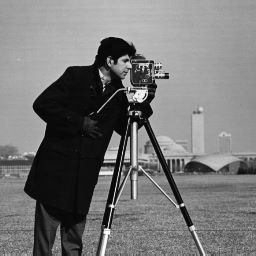
#> input picture cameraman.jpg, 256 x 256 px
$ jupyter execute --allow-errors CHW1.ipynb   (shell and % lines are left out)
#> lines starting #> are read from the running program, lines starting #| are printed output that depends on the picture
<h1 align="center">Mathematical Methods In Engineering - 25872</h1>
<h4 align="center">Dr. Amiri</h4>
<h4 align="center">Sharif University of Technology, Fall 2023</h4>
<h4 align="center">Python Assignment 1</h4>
<h4 align="center">feel free to ask your questions via telegram,

questions 1,4 : @BeNameBalasari and questions 2,3,5 : @maahmoradi

You should write your code in the <font color='green'>Code Cell</font> and then run the <font color='green'>Evaluation Cell</font> to check the output of your code.<br>
<font color='red'>**Please do not edit the existing codes.**</font>

## Hesam Hosseini
#### 4000101034

## 1. Introduction to matrices
In this question, we want to get familiar with performing simple matrix operations and obtaining special features of matrices in Python <br>
#### 1-1-  Vector P-Norm
 Let $p\geq 1$  be  a real   number . The  p-norm ( also called
$\ell ^{p}$-norm) of  vector
${\displaystyle \mathbf {x} =(x_{1},\ldots ,x_{n})}$  is :
${\displaystyle \|\mathbf {x} \|_{p}:=\left(\sum _{i=1}^{n}\left|x_{i}\right|^{p}\right)^{1/p}}$ and
${\displaystyle \|\mathbf {x} \|_{\infty}:=max(|x_1| , |x_2| , \cdots ,|x_n|)}$
> Write a function that takes a vector and p as input and gives p-norm as output then use it to calculate the norm-3 of the  following vector ( if the p is np.inf the function should give the infinity norm of the matrix ) :
$$
x = \left(\begin{array}{cc}
-3.0\\ 1.0 \\2.0
\end{array}\right)
$$
> then use np.linalg.norm to check your answer

[cell 1]
# import required packages
import numpy as np

[cell 2]
# Code cell
def pnorm(x, p):

        # write your code here
    if p == np.inf:
        return np.max(np.abs(x))
    else:
        return np.power(np.sum(np.power(np.abs(x), p)), 1/p)


x = np.array([-3.0, 1.0, 2.0])
print(x)
norm_3 = pnorm(x, 3)
print(f'norm 3 with pnorm function: {norm_3}')
norm_3_check = np.linalg.norm(x, ord=3)
print(f'norm 3 with np.linalg.norm function: {norm_3_check}')
print(f'norm inf with pnorm function: {pnorm(x, np.inf)}')

#### 1-2- Matrix Norm
 The
 operator  norm of matrix $ \mathbf{A}  $ is :
${\displaystyle \|\mathbf {A} \|:=\max\limits_{x\neq 0}\left(\frac{||Ax||}{||x||}\right)}$

and  The Frobenius  norm  is defined  so
that   for  every  square  matrix $ \mathbf{A} $ : ${\displaystyle \|\mathbf {A} \|_F:=\left(\sum_{i,j=1}^{n}(|a_{ij}|^2)\right)^\frac{1}{2}}$

> Write a function that takes a Matrix  as input and gives frobenius norm as output then use it to calculate the norm of the  following Matrix :
$$
A = \begin{bmatrix}
    7 & 5 & 1\\
    1 & 7 & 1\\
    5 & 5 & 7
\end{bmatrix}
$$
> then use np.linalg.norm to check your answer and use it to calculate the operator norm of A

[cell 3]
# Code cell
def fnorm(A):

        # write your code here
    return np.sqrt(np.sum(np.square(A)))

A = np.array([[7, 5, 1], [1, 7, 1], [5, 5, 7]])
print(A)
frobenius_norm_A = fnorm(A)
print(f'Frobenius norm with fnorm function: {frobenius_norm_A}')
frobenius_norm_A_check = np.linalg.norm(A, 'fro')
print(f'Frobenius norm with np.linalg.norm function: {frobenius_norm_A_check}')
operator_norm_A = np.linalg.norm(A, ord=np.inf)
print(f'operator norm with np.linalg.norm function: {operator_norm_A}')

#### 1-3- Matrix Determinant And Matrix inverse
Laplace expansion expresses the determinant of a matrix
A recursively in terms of determinants of smaller matrices, known as its minors. The minor
, $M_{i,j}$ is defined to be the determinant of the
${\displaystyle (n-1)\times (n-1)}$ matrix that results from
A by removing the
i-th row and the
j-th column. The expression
${\displaystyle (-1)^{i+j}M_{i,j}}$  is known as a cofactor. For every
i, one has the equality :
$$
det(\mathbf{A})=\sum_{j=1}^n\left((-1)^{i+j}a_{ij}M_{ij}\right)
$$
> Write a function that takes a Matrix  as input and gives Determinant as output then use it to calculate the Determinant of the  following Matrix :
$$
A = \begin{bmatrix}
    7 & 5 & 1\\
    1 & 7 & 1\\
    5 & 5 & 7
\end{bmatrix}
$$
> then use np.linalg.det to check your answer

[cell 4]
# Code cell
def det(A):
        # write your code here
    n = len(A)
    if n == 1:
        return A[0][0]
    elif n == 2:
        return A[0][0]*A[1][1] - A[0][1]*A[1][0]
    else:
        determinant = 0
        for j in range(n):
            minor = np.delete(np.delete(A, 0, axis=0), j, axis=1)
            determinant += (-1)**j * A[0][j] * det(minor)
        return determinant
A = np.array([[7, 5, 1], [1, 7, 1], [5, 5, 7]])
print(A)
det_A = det(A)
print(f'determinant with det function: {det_A}')
det_A_np = np.linalg.det(A)
print(f'determinant with np.linalg.det function: {det_A_np}')

The inverse of a Matrix is defined as :
$$
\mathbf{A}^{-1}=\frac{adj(A)}{det(A)}
$$
The adjugate of $\mathbf{A} \ adj(\mathbf{A})$ is the transpose of $\mathbf{C}$, that is, the n × n matrix whose (i, j) entry is the (j, i) cofactor of A,
$$
adj(\mathbf{A})=\mathbf{C}^T=\left((-1)^{i+j}M_{ji}\right)_{1 \leq i,j \leq n}
$$
> Write a function that takes a Matrix  as input and gives inverse of Matrix as output then use it to calculate the inverse of the  following Matrix :
$$
A = \begin{bmatrix}
    7 & 5 & 1\\
    1 & 7 & 1\\
    5 & 5 & 7
\end{bmatrix}
$$
> then use np.linalg.inv to check your answer

[cell 5]
# Code cell
def inv(A):

        # write your code here

    n = A.shape[0]
    adj = np.zeros((n, n))
    for i in range(n):
        for j in range(n):
            minor = np.delete(np.delete(A, i, axis=0), j, axis=1)
            adj[j, i] = (-1)**(i+j) * det(minor)
    det_ = det(A)
    if det_ == 0:
        raise ValueError("Matrix is not invertible")
    return adj / det_

[cell 6]
A = np.array([[7, 5, 1], [1, 7, 1], [5, 5, 7]])
print(A)
A_inv = inv(A)
print(f'inverse with inv function:\n {A_inv}')
A_inv_np = np.linalg.inv(A)
print(f'inverse with np.linalg.inv function:\n {A_inv_np}')

## 2. Gauss-Jordan elimination
#### 2-1-  Implementation
The Gauss-Jordan Elimination method is an algorithm to solve a linear system of equations. This method solves the system by representing it as an augmented matrix, reducing it using row operations, and expressing the system in reduced row-echelon form to find the values of the variables. \
The function gauss_jordan_elimination takes two arguments: the matrix A representing the coefficients of the equations, and the vector b representing the constants on the right-hand side of the equations. It sets flag to 1 and returns the solution vector x if exists, else sets flag to 0 in case of 'No Solution' or 'Infinite Solutions' and prints the corresponding case.

Here's an example of a system of equations $\textbf{Ax = b}$

the inputs of the function :

$$
A = \begin{bmatrix}
    2  & 1  & 5 \\
    4  & 4  & -4 \\
    1 & 3 & 1
\end{bmatrix}
$$

$$
b = \begin{bmatrix}
    8  \\
    4  \\
    5
\end{bmatrix}
$$

the corresponding output :

$$
x = \begin{bmatrix}
    1  \\
    1  \\
    1
\end{bmatrix}
$$

[cell 7]
# import required packages
import numpy as np
import time

[cell 8]
# Code cell
import math
def gauss_jordan_elimination(A, b):
    A = A.astype('float64')
    b = b.astype('float64')
    AB = np.concatenate((A, b.reshape(-1, 1)), axis=1)
    # write your code here
    num_rows, num_cols = AB.shape

    for i in range(num_rows):

        max_row = i
        for j in range(i+1, num_rows):
            if abs(AB[j,i]) > abs(AB[max_row,i]):
                max_row = j

        AB[[i,max_row]] = AB[[max_row,i]]
        # print(AB)
        # print()

        pivot = AB[i,i]
        # print(pivot)
        if math.isclose(pivot,0,abs_tol = 1.0e-10):
            return "No Solution" ,0
        AB[i] = AB[i] / pivot
        # print(AB)
        # print()
        for j in range(num_rows):
            if j != i:
                factor = AB[j,i]
                AB[j] = AB[j] - factor * AB[i]
        # print(AB)
        # print('finished')


    x = AB[:,-1]


    if np.any(np.isnan(x)):
        return "Infinite Solutions",0,

    return x,1

[cell 9]
A = np.array([[2, 1, 5], [4, 4, -4], [1, 3, 1]])
b = np.array([8, 4, 5])

x ,flag= gauss_jordan_elimination(A, b)

if flag == 1:
    print("The solution is:", x)
else:
    print("The system has", x)

[cell 10]
# Evaluation Cell
n = 10
A = np.zeros((10,10),dtype=float)
b = np.random.randint(100, size=(10))
while np.linalg.matrix_rank(A) != n:
  A = np.random.randint(0,100,(n, n))
s = time.time()
elapsed = time.time() - s
x, flag = gauss_jordan_elimination(A,b)
assert flag == 1, "flag's not set correctly"
assert np.linalg.norm(A @ x - b) < 1e-7, "Ax = b is not satisfied"
print(f'status: successful, time elapsed: {np.round(elapsed, 5)} seconds')

b = np.random.randint(100, size=(10))
A = np.random.randint(0, 100, (n, n))
U, S, V = np.linalg.svd(A)
r = 9
S[r:] = 0
A = U.dot(np.diag(S)).dot(V)
b = np.random.randint(100, size=(10))
s = time.time()
elapsed = time.time() - s
x, flag = gauss_jordan_elimination(A,b)
assert flag == 0, "flag's not set correctly"
print(f'status: successful, time elapsed: {np.round(elapsed, 5)} seconds')

## 3. Statistics on random matrices

On average, a random matrix is invertible. But what if the random matrix has entries that are either 0 or 1 with equal probability? What is the probability that a 5 by 5 matrix whose entries are all zeros or ones is singular? And what is the average number of pivot columns? That is what you will find out in this exercise.

Create random integer matrices whose entries are either 0 or 1. To find the number of pivot columns of a matrix A, complete the function getrank below.

[cell 11]
# Code cell
def getrank(A):
    # write your code here
    num_rows, num_cols = A.shape
    A = A.astype('float64')
    rank=0
    for j in range(num_cols):
        pivot=0
        pivot_row=0
        find_pivot=False
        for i in range(rank,num_rows) :
            if abs(A[i,j]) > 1e-7 :
                pivot=A[i,j]
                pivot_row=i
                find_pivot=True
                rank += 1
                break
        if find_pivot:
            for i in range(pivot_row+1,num_rows):
                A[i,:]=A[i,:]+(-A[i,j]/((pivot)))*A[pivot_row,:]
            A[[pivot_row,rank-1]] = A[[rank-1,pivot_row]]
    return rank

[cell 12]
# Code cell
num = 100000;  # Number of random trials
n = 5  # Size of matrix


# (avg number of pivots, probability of being singular)
# in the format [a.b,c.d] where you rounded the answer to one decimal place.

# write your code here

def avg_pivots_prob_singular(num,n):
#> called with num = 100000, n = 5
    pivots = []
    singular = 0
    for i in range(num):
        A = np.random.randint(2, size=(n,n))
        rank = getrank(A)
        assert rank ==  np.linalg.matrix_rank(A)
        pivots.append(rank)
        if rank < n:
            singular += 1

    avg_pivots = round(np.mean(pivots), 1)
    prob_singular = round(singular/num, 1)

    return (avg_pivots, prob_singular)
avg_pivots_prob_singular(num,n)

We've looked at random matrices whose entries are 0 or 1. But how does size effect the rank and the probability of being singular? Repeat the previous exercise for 10 by 10 matrices with entries that are 0 or 1.

[cell 13]
# Code cell

num = 100000;  # Number of random trials
n = 10  # Size of matrix


# (avg number of pivots, probability of being singular)
# in the format [a.b,c.d] where you rounded the answer to one decimal place.

# write your code here
avg_pivots_prob_singular(num,n)

Explore and plot the probability of singularity and the average number of pivots for different sizes of random matrices. Can you determine how this probability depends on the size of the matrix? You might try to find the probability of a 10 by 10 random matrix with entries 0 or 1 has rank 10, 9, 8, 7 etc. You can check your probabilities against the expected value to see if your probabilities match your observations. You might try to connect these probabilities with determinant formulas to see if you can predict the numbers from other formulas and prove a relationship. Happy explorations!

 guess what happens as $n \rightarrow \infty $

, but only run up to 80

[cell 14]
# Code cell
import matplotlib.pyplot as plt

nvalues = [5,10,20,40,80]
num = 500
avg_pivots = []
prob_singular = []
for n in nvalues :

    # write your code here
    av_sing = avg_pivots_prob_singular(num,n)
    avg_pivots.append(av_sing[0])
    prob_singular.append(av_sing[1])
_ ,axes = plt.subplots(1, 2,figsize=(15,5))
axes[0].plot(nvalues, avg_pivots, marker='*')
# axes[0].legend()
axes[0].set_title("Average Number of Pivots")
axes[0].set_xlabel('matrix size')
axes[0].set_ylabel('avg_pivots')

axes[1].plot(nvalues, prob_singular, marker='*')
axes[1].set_title("Probability of Singularity")
# axes[0].legend()
axes[1].set_xlabel('matrix size')
axes[1].set_ylabel('probibilty')
plt.show()
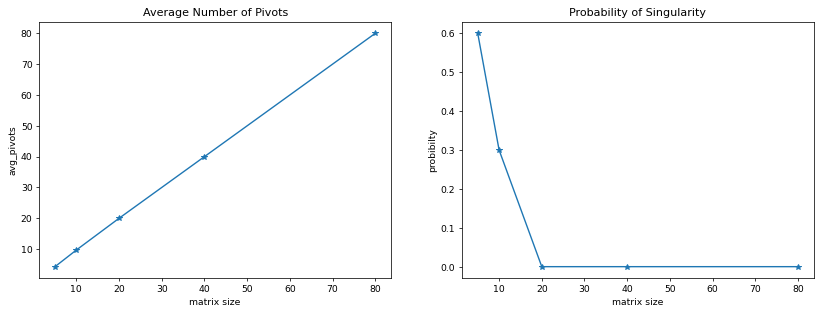
#> figure drawn by matplotlib, 2 panels

as you can se p goes to zero and number of pivots acts like y=x as n goes to $\infty$

## 4. Application of Cholesky decomposition
#### 4-1-  Cholesky decomposition
In linear algebra, LU decomposition factors a matrix ($\textbf{A} :n \times n$) as the product of a lower triangular matrix ($\textbf{L} :n \times n$) and an upper triangular matrix ($\textbf{U} :n \times n$). The product sometimes includes a permutation matrix ($\textbf{P} :n \times n$) as well.
$$ \textbf{PA} = \textbf{LU} $$
We know that the elements on the main diagonal of the $\textbf{U}$ are the pivots. So $\textbf{U}$ can be decomposed into a diagonal matrix ($\textbf{D} :n \times n$) with elements whose pivots are on the main diagonal and a normalized $\textbf{U}$ matrix.
$$ \textbf{PA} = \textbf{LDU}  $$
if the A is symmetric then we have the Cholesky decomposition :
$$
\mathbf{A}^T=\mathbf{A} \longrightarrow \mathbf{A} =LD^\frac{1}{2}D^\frac{1}{2} L^T= (LD^\frac{1}{2})(LD^\frac{1}{2})^T=L'{L'} ^T
$$
There are various methods for calculating the Cholesky decomposition one of them is $\bold{Cholesky–Banachiewicz}$ algorithm :
$$
A=LL^T=\begin{bmatrix}
    L_{11}& 0 & 0\\
    L_{21} & L_{22} & 0\\
    L_{31}  & L_{32}  & L_{33}
\end{bmatrix}\begin{bmatrix}
    L_{11}  & L_{21}  & L_{31} \\
    0  & L_{22}  & L_{32} \\
    0 & 0 & L_{33}
\end{bmatrix}=\begin{bmatrix}
    L_{11}^2  &   & (symmetric) \\
    L_{21}L_{11}  & L_{21}^2+L_{22}^2  &  \\
    L_{31}L_{11}& L_{31}L_{21}+L_{32}L_{22}& L_{33}^2+L_{32}^2+L_{31}^2
\end{bmatrix}
$$

and therefore the following formulas for the entries of L:

$$
L_{jj}=\sqrt{A_{jj}-\sum_{k=1}^{j-1}L_{jk}^2} \\
\\
L_{i,j}=\frac{\left(A_{ij}-\sum_{k=1}^{j-1}L_{jk}L_{ik}\right)}{L_{jj}} \  \ for \ \ i>j
$$

> Use this algorithm to write a function that takes a matrix and gives its cholesky decomposition. also print the output for the following matrix :
$$
\mathbf{C}=
\begin{bmatrix}
    1 & 0.7 \\
    0.7 & 1
\end{bmatrix}
$$

> then use np.linalg.cholesky to check your answer

[cell 15]
# Code cell
def Cholesky(A):
    # write your code here
    n = A.shape[0]
    L = np.zeros((n, n))
    for j in range(n):
        L[j, j] = np.sqrt(A[j, j] - np.sum(L[j, :j] ** 2))
        for i in range(j + 1, n):
            L[i, j] = (A[i, j] - np.sum(L[j, :j] * L[i, :j])) / L[j, j]
    return L

[cell 16]
C = np.array([[1, 0.7], [0.7, 1]])
L = Cholesky(C)
print("Cholesky decomposition of C using Cholesky function:")
print(L @ L.T)
L_np = np.linalg.cholesky(C)
print("Cholesky decomposition of C using np.linalg.cholesky:")
print(L_np @ L_np.T)

#### 4-2-  Using Cholesky to generate correlated random numbers

The co-variance Matrix of any random vector Y
 is given as $\mathbf{E}(YY^T)$
, where Y
 is a random column vector of size n×1
. Now take a random vector, X
, consisting of uncorrelated random variables with each random variable, $X_i$
, having zero mean and unit variance 1
. Since $X_i$
's are uncorrelated random variables with zero mean and unit variance, we have $\mathbf{E}(X_i X_j^T)=δ_{ij}$
. Hence,
$$
\mathbf{E}(XX^T)=I
$$
To generate a random vector with a given covariance matrix $\mathbf{C}$
, look at the Cholesky decomposition of $C$
 i.e. $\mathbf{C}=LL^T$

Now look at the random vector $Z=LX$ :
$$
\mathbf{E}(ZZ^T)=\mathbf{E}\left((LX)(LX)^T\right)=L\mathbf{E}(XX^T)L^T =LL^T=\mathbf{C}
$$
Hence, the random vector $\mathbf{Z}$
 has the desired co-variance matrix, $\mathbf{C}$

 >Make the covarience matirx of $C$
  $$
\mathbf{C}=
\begin{bmatrix}
    1 & 0.7 \\
    0.7 & 1
\end{bmatrix}
$$

 >Then we need another matrix with the desired standard deviation in the diagonal  $\Tau$
 $$
\mathbf{\Tau}=
\begin{bmatrix}
    1 & 0 \\
    0 & 2
\end{bmatrix}
$$
>Then find the cholesky decomposition of $C$

[cell 17]
# Code cell
C = np.array([[1, 0.7], [0.7, 1]])
L = Cholesky(C)
Tau = np.array([[1, 0], [0, 2]])

>Now  generate values for 2 independent random variables and put them in  2*1000 matrix $X$ (1000 samples)

you can use np.random.normal ( generates iid random variables each time )

[cell 18]
# Code cell
X = np.random.normal(size=(2, 1000))

>then calculate $\mathbf{Z}=\Tau L X$ and then plot Z[1] in base of Z[0] and X[1] in base of X[0]

[cell 19]
# Z = np.dot(np.dot(Tau, L), X)
Z = Tau@L@X

_ ,axes = plt.subplots(1, 2,figsize=(15,5))
axes[0].scatter(Z[0], Z[1])
axes[0].set_xlabel('Z[0]')
axes[0].set_ylabel('Z[1]')
axes[0].set_title('Correlated Random Variables')


axes[1].scatter(X[0], X[1])
axes[1].set_xlabel('X[0]')
axes[1].set_ylabel('X[1]')
axes[1].set_title('Uncorrelated Random Variables')

plt.show()
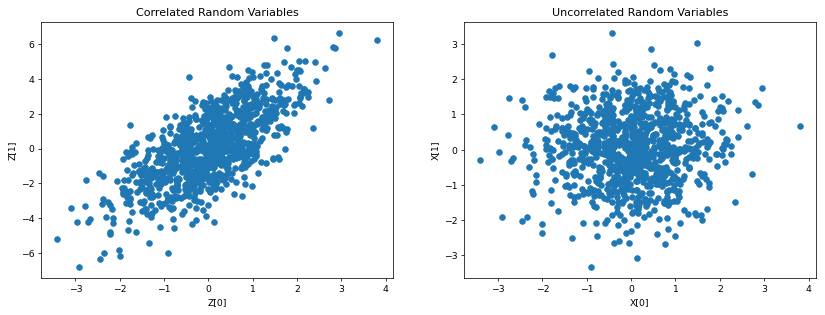
#> figure drawn by matplotlib, 2 panels

>now  check the correlation in generated samples with using np.correlate

[cell 20]
# Code cell

corr_Z = np.correlate(Z[0],Z[1])
corr_X = np.correlate(X[0],X[1])

print('Correlation matrix of Z:\n', corr_Z)
print('Correlation matrix of X:\n', corr_X)

## 5. Graphs (bonus)

I suggest running this question's code cells in google colab to install the $\textbf{PyGSP}$ package by  simply running the following code cell

<!--  -->
<div style="text-align:center">

</div>

For the directed graph above the adjacency matrix is :
$
A = \begin{bmatrix}
    0  & 1  & 1 & 0\\
    -1  & 0  & 1 & 1 \\
    -1 & -1 & 0 & 1 \\
    0  & -1  & -1 & 0
\end{bmatrix}
$

If we change the nodes numbering, the properties of the graph don't change yet the adjacency matrix changes.

[cell 21]
# import required packages
import numpy as np
import matplotlib.pyplot as plt
from pygsp import graphs, filters, plotting
import cv2

#### 5-1-  Introduction to graphs
>construct the permutation matrix $\textbf{P}$ by modifying the Identity matrix. then use it to number the graph's nodes in reverse order

[cell 22]
# Code cell

P = np.eye(4)[::-1]


A = np.array([[0, 1, 1, 0],
              [-1, 0, 1, 1],
              [-1, -1, 0, 1],
              [0, -1, -1, 0]])


A_modified = P @ A @ P

print(A_modified)

[cell 23]
# Evaluation Cell
assert (A_modified == np.matrix('0 -1 -1 0; 1 0 -1 -1; 1 1 0 -1; 0 1 1 0')).all(), "wrong!"

#### 5-2-  Graph image processing

Inpainting is a classical signal processing problem where we wish to fill in the missing values in a
partially observed signal. This is here done in the context of image processing for inferring missing pixel values in
an image. The signal in the image is considered to be the image matrix flattened while the image is modeled as a 2D grid graph.
Inpainting for an image can be formulated as below:

$$(M + \alpha L)x = y$$

where y is a partially observed graph signal (with missing values being 0), and M is a diagonal matrix that satisfies:
 $$ M(i, i)=   \left\{
\begin{array}{ll}
      1, & if & y(i) & is & observed, \\
      0, & if & y(i) & is & not & observed, \\
\end{array}
\right.  $$

The Equation tries to find an x that nearly matches the observed values in y, and at the same time
being smooth on the graph (the image here). The regularisation parameter α controls the trade-off between the data fidelity term and the
smoothness prior. The solution can therefore be considered as an inpainted version of the partially observed signal.

>Use the cv2 package to load a grayscale version of the cameraman image with a relatively low resolution, 64 by 64, then display the image using matplotlib.pyplot

- do not forget to convert RGB to gray to reduce the 3 color channels to one

[cell 24]
# Code cell
# Load grayscale image
img = cv2.imread("cameraman.jpg", cv2.IMREAD_GRAYSCALE)
#> img is the input picture: shape (256, 256); min 0, max 255, mean 118.7
img = cv2.resize(img, (64,64))
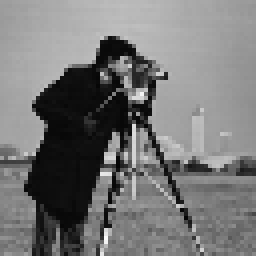
#> img: shape (64, 64) (shown 4 times larger); min 5, max 251, mean 118.8
plt.imshow(img, cmap="gray")
plt.axis("off")
plt.show()

>Now flatten the image matrix to get the signal\
>Then, construct the diagonal matrix M which has its diagonal 0 except for $p = 50%$ of its elements that are randomly set to 1\
>At last, apply the observasion matrix M to the signal and construct y

[cell 25]
# Code cell
def Y_M(img,p):
#> called with p = 0.5
  img_flattened = img.flatten()
#> img_flattened = 4096 values, max 251 at index 3802, min 5 at index 2020, mean 118.8
  n = len(img_flattened)
#> n = 4096
  M = np.zeros((n, n))
  for i in range(n):
      if np.random.rand() < p:
          M[i, i] = 1
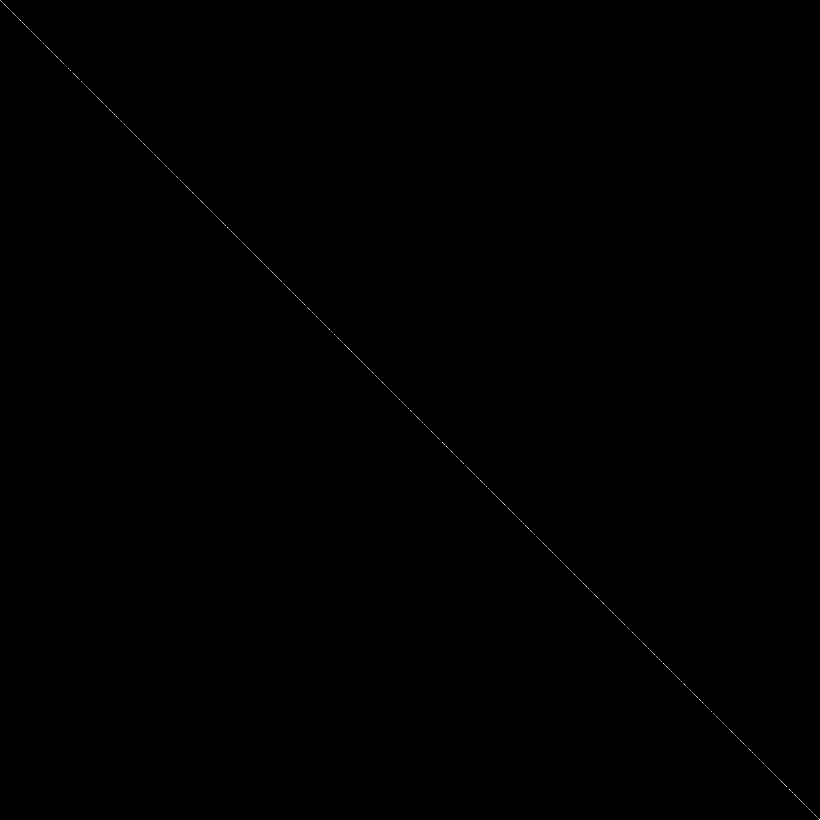
#> M: shape (4096, 4096) float64 (shown at 1/5 size); values 0 (black) and 1 (white), 0.01% white in thin lines or dots
  y = M @ img_flattened
#> y = 4096 values, max 244 at index 1507, min 0 at index 1, mean 59.55
  return y,M
y,M = Y_M(img,0.5)
plt.imshow(y.reshape((64, 64)), cmap='gray')
plt.title('Damaged image')
plt.axis('off')
plt.show()
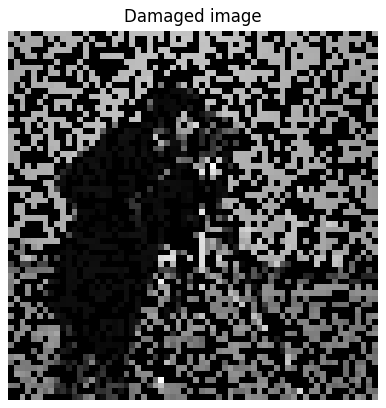
#> figure drawn by matplotlib, 1 panel

#> (a cell that did not finish here is left out)

>To get x, apply the $\textbf{Cholesky decomposition}$ to ( $M+\alpha L$ ) and then solve the stated equation applying np.linalg.inv() to the two terms multiplied by x ( note that L is given by the code cell above )
- check the soloution with "np.linalg.solve()"

[cell 27]
def inpainted(alpha,y,M,L):
  A = M + alpha * L
  U = Cholesky(A)
  U_inv = np.linalg.inv(U)
  Ut_inv = U_inv.T
  x = Ut_inv @ U_inv @ y
  assert np.allclose(np.linalg.solve(A, y), x)
  return x

#> (a cell that did not finish here is left out)

>For values of alpha 0.001 , 0.1 , 10 and p values 50 , 75 display the original, the damaged and the Inpainted image in subplots

using *Cholesky* fucntion

[cell 29]
# Code cell
# [14 lines left out: function plot_imges, not called in this run]
alpha_values = [0.001,0.1,10]
p_values = [0.5,0.75]
#> (the rest of this cell did not finish here and is left out)

usinng np.linalg.*cholesky* function

[cell 30]
# Code cell
# [14 lines left out: function plot_imges, not called in this run]
alpha_values = [0.001,0.1,10]
#> alpha_values = [0.001, 0.1, 10]
p_values = [0.5,0.75]
#> (the rest of this cell did not finish here and is left out)
